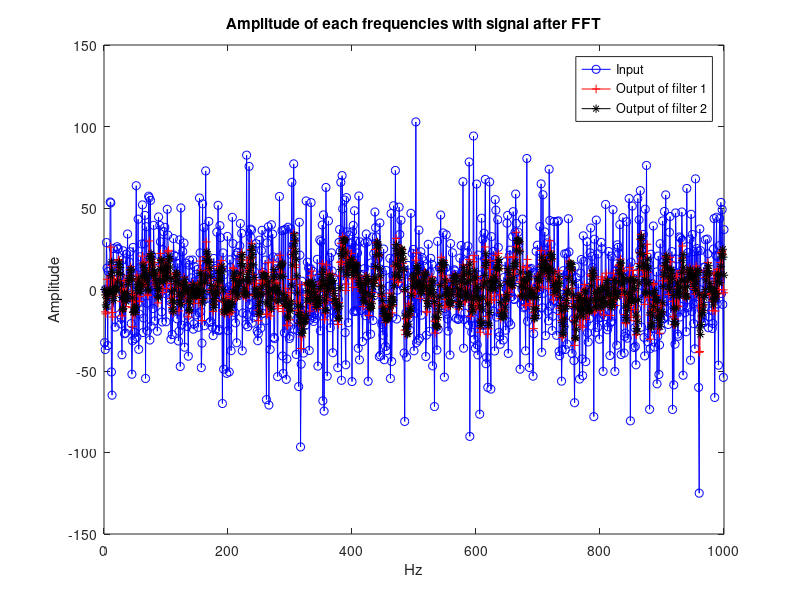
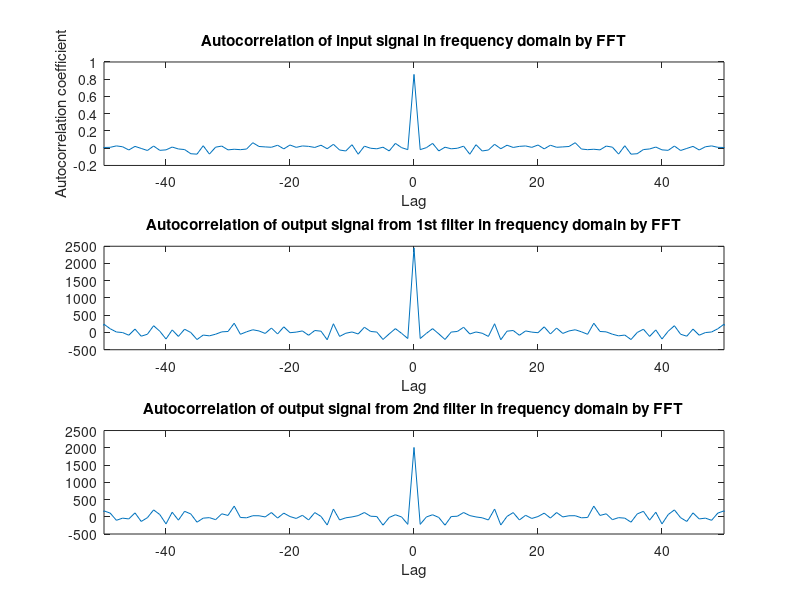
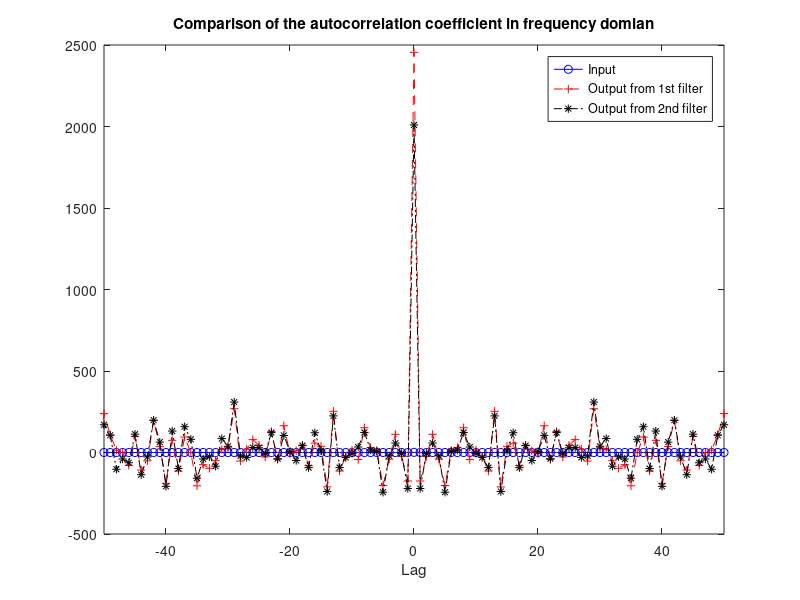

Here is the MATLAB script that generated these plots, in order:
clc;
clear;
N=1000;
T=1:1:N;
Input=normrnd(0,30,1,N);
TF1=tf([1],[2,1]);
TF2=tf([0.25],[1,0.7071,0.25]);
Output1=(lsim(TF1,Input,T))';
Output2=(lsim(TF2,Input,T))';
[Acof_Input,Lag_Input]=xcorr(Input);
[Acof_Output1,Lag_Output1]=xcorr(Output1);
[Acof_Output2,Lag_Output2]=xcorr(Output2);
InputF=(fft(Input));
Output1F=(fft(Output1));
Output2F=(fft(Output2));
[Acof_InputF,Lag_InputF]=xcorr(InputF);
[Acof_Output1F,Lag_Output1F]=xcorr(Output1F);
[Acof_Output2F,Lag_Output2F]=xcorr(Output2F);
Acof_InputArea=trapz(Acof_Input)
Acof_Output1Area=trapz(Acof_Output1)
Acof_Output2Area=trapz(Acof_Output2)
Acof_InputFArea=abs(trapz(Acof_InputF))
Acof_Output1FArea=abs(trapz(Acof_Output1F))
Acof_Output2FArea=abs(trapz(Acof_Output2F))
% figure(1);
% subplot(4,3,1);
% plot(T,Input,'bo-');
% title('Time Sequence of input Gaussian white with $\mu=0\,\sigma=30$','interpreter','latex');
% xlabel('Sequence (s)');
% ylabel('Singnal Amplitude');
% ylim([-100 100]);
% subplot(4,3,2);
% plot(T,Output1,'r+--');
% title('Time Sequence of first filter output','interpreter','latex');
% xlabel('Sequence (s)');
% ylabel('Singnal Amplitude');
% ylim([-75 75]);
% subplot(4,3,3);
% plot(T,Output2,'m*-.')
% ylim([-50 50]);
% title('Time Sequence of second filter output','interpreter','latex');
% xlabel('Sequence (s)');
% ylabel('Singnal Amplitude');
% figure(2);
% subplot(2,1,1);
% plot(T,Input,'bo-',T,Output1,'k+--',T,Output2,'m*-.');
% xlim([0 100]);
% title('Comparison of input and output signal in time domain','interpreter','latex');
% xlabel('Sequence (s)');
% ylabel('Singnal Amplitude');
% legend('Input','Output of 1st filter','Output of 2nd filter');
% figure(1);
% subplot(4,3,4);
% histfit(Input,30,'normal');
% xlim([-100 100]);
% title('Histogram of input Gaussian white with $\mu=0\,\sigma=30$','interpreter','latex');
% legend('Histogram','Fitting Curve');
% xlabel('Range of amplitude');
% ylabel('Number of each range');
% subplot(4,3,5);
% histfit(Output1,30,'normal');
% xlim([-100 100]);
% title('Histogram of output signal with 1st filter','interpreter','latex');
% legend('Histogram','Fitting Curve');
% xlabel('Range of amplitude');
% ylabel('Number of each range');
% subplot(4,3,6);
% histfit(Output2,30,'normal');
% xlim([-100 100]);
% title('Histogram of output signal with 2nd filter','interpreter','latex');
% legend('Histogram','Fitting Curve');
% xlabel('Range of amplitude');
% ylabel('Number of each range');
% subplot(4,3,7);
% plot(Lag_Input,Acof_Input./Acof_InputArea);
% title('Autocorrelation of input signal with $\mu=0\,\sigma=30$','interpreter','latex');
% xlabel('Lag');
% subplot(4,3,8);
% plot(Lag_Output1,Acof_Output1./Acof_Output1Area);
% title('Autocorrelation of output signal from 1st filter','interpreter','latex');
% xlabel('Lag');
% subplot(4,3,9);
% plot(Lag_Output2,Acof_Output2./Acof_Output2Area);
% title('Autocorrelation of output signal from 2nd filter','interpreter','latex');
% xlabel('Lag');
% figure(2);
% subplot(2,1,2);
% plot(Lag_Input,Acof_Input./Acof_InputArea,'bo-',Lag_Output1,Acof_Output1./Acof_Output1Area,'r+-',Lag_Output2,Acof_Output2./Acof_Output2Area,'m*-');
% xlim([-50 50]);
% title('Comparsion of autocorrelation coefficient','interpreter','latex');
% legend('Input','Output from 1st filter','Output from 2nd filter');
% xlabel('Lag');
% figure(1);
% subplot(4,3,10);
% periodogram(Input,rectwin(length(Input)),length(Input));
% title('Autospectral density function of input signal $\mu = 0 , \sigma = 30$','Interpreter','latex');
% subplot(4,3,11);
% periodogram(Output1,rectwin(length(Output1)),length(Output1));
% title('Autospectral density function of output signal from 1st filter','Interpreter','latex');
% subplot(4,3,12);
% periodogram(Output2,rectwin(length(Output2)),length(Output2));
% title('Autospectral density function of output signal from 2nd filter','Interpreter','latex');

%%%%%%%%%%%%%%%%%%%%%%%%%%%%%%%%%%%%%%%%%%%%%%%%%%%%%%%%%%%%%%%%%%%%%%%%%%%%%%%%%%%%%%%%%%%%%%%%%%%%%%%%%%%%%
figure(3);
plot(T,Input,'bo-',T,Output1,'r+-',T,Output2,'k*-')
title('Amplitude of each frequencies with signal after FFT');
xlabel('Hz');
ylabel('Amplitude');
legend('Input','Output of filter 1','Output of filter 2');
figure(4);
subplot(3,1,1);
plot(Lag_InputF,Acof_InputF./Acof_InputFArea);
title('Autocorrelation of input signal in frequency domain by FFT');
xlabel('Lag');
ylabel('Autocorrelation coefficient');
xlim([-50 50]);
subplot(3,1,2);
plot(Lag_Output1F,Acof_Output1F./Acof_Output1FArea);
title('Autocorrelation of output signal from 1st filter in frequency domain by FFT');
xlabel('Lag');
xlim([-50 50]);
subplot(3,1,3);
plot(Lag_Output2F,Acof_Output2F./Acof_Output2FArea);
title('Autocorrelation of output signal from 2nd filter in frequency domain by FFT');
xlabel('Lag');
xlim([-50 50]);
figure(5);
plot(Lag_InputF,Acof_InputF./Acof_InputFArea,'bo-',Lag_Output1F,Acof_Output1F./Acof_Output1FArea,'r+--',Lag_Output2F,Acof_Output2F./Acof_Output2FArea,'k*-.');
xlim([-50 50]);
title('Comparison of the autocorrelation coefficient in frequency domian');
legend('Input','Output from 1st filter','Output from 2nd filter');
xlabel('Lag');
